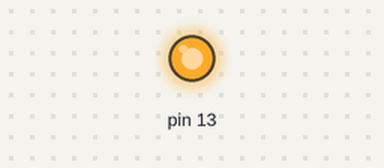
Simulated run of this sketch. Board: Arduino Uno, built with avr-gcc and run on an emulated ATmega328P. On the bench: output pins drawn as LEDs (lit = HIGH).

Above: at 0.1 s.
At 37.8 s:
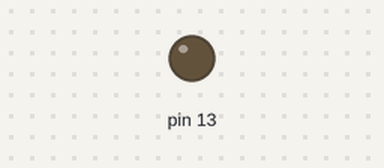
Timing chart, 0 to 40.0 s (numbered marks = the images above):
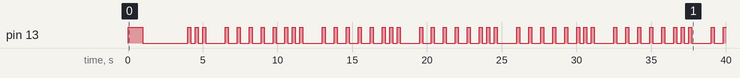

The sketch:

LED_light_show.ino
```cpp
void setup()
{
  pinMode(13, OUTPUT);
}

void countdown(){
  digitalWrite(13, HIGH);
  delay(1000);
  digitalWrite(13, LOW);
  digitalWrite(12, HIGH);
  delay(1000);
  digitalWrite(12, LOW);
  digitalWrite(11, HIGH);
  delay(1000);
  digitalWrite(11, LOW);
  delay(1000);
}

void flash(int flashes){
  for (int i=0; i < flashes; i++){
    digitalWrite(13, HIGH);
    digitalWrite(12, HIGH);
    digitalWrite(11, HIGH);
    delay(200);
    digitalWrite(13, LOW);
    digitalWrite(12, LOW);
    digitalWrite(11, LOW);
    delay(300);
  }
  delay(1000);
}

void snake(int laps){
  for (int i=0; i < laps; i++){
    digitalWrite(13, HIGH);
    delay(200);
    digitalWrite(13, LOW);
    digitalWrite(12, HIGH);
    delay(200);
    digitalWrite(12, LOW);
    digitalWrite(11, HIGH);
    delay(200);
    digitalWrite(11, LOW);
    digitalWrite(12, HIGH);
    delay(200);
  }
}

void loop()
{
  countdown();
  while (true){
    flash(3);
    snake(5);
  }
}
```

Measured:
- by itself, pin 13: LOW → HIGH at 0.00 s, → LOW 1.0 s later, → HIGH 3.0 s later, → LOW 0.20 s later, … (91 changes in this stretch)
